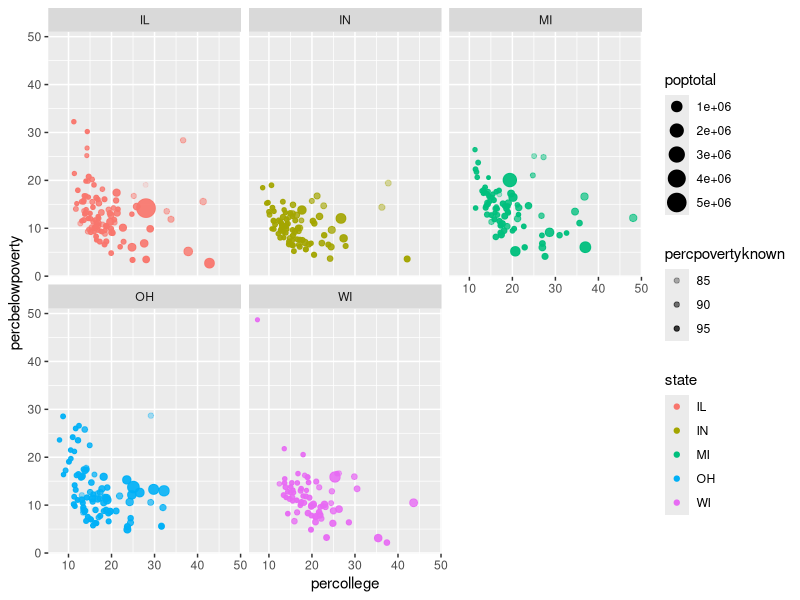
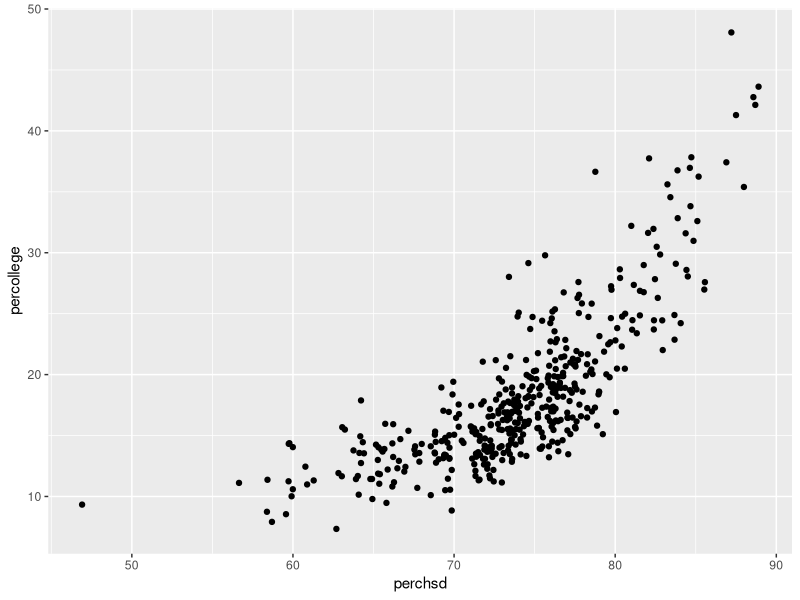
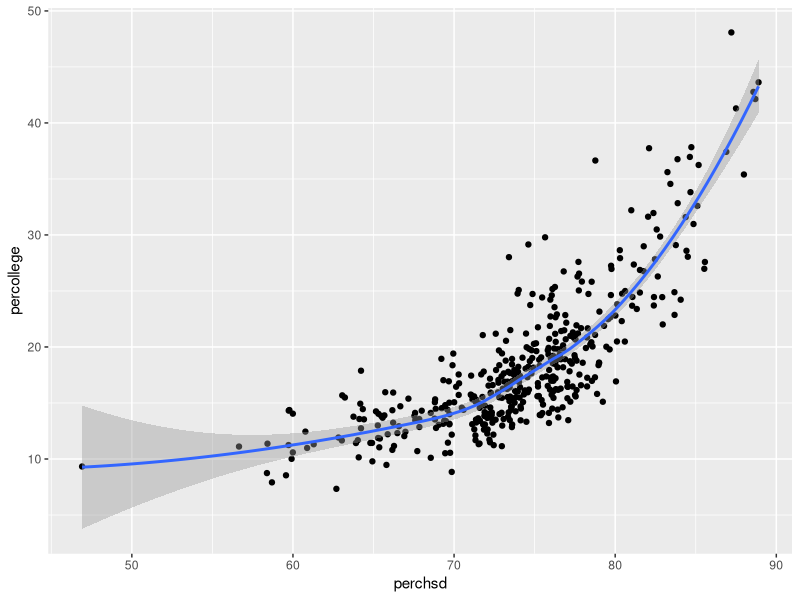
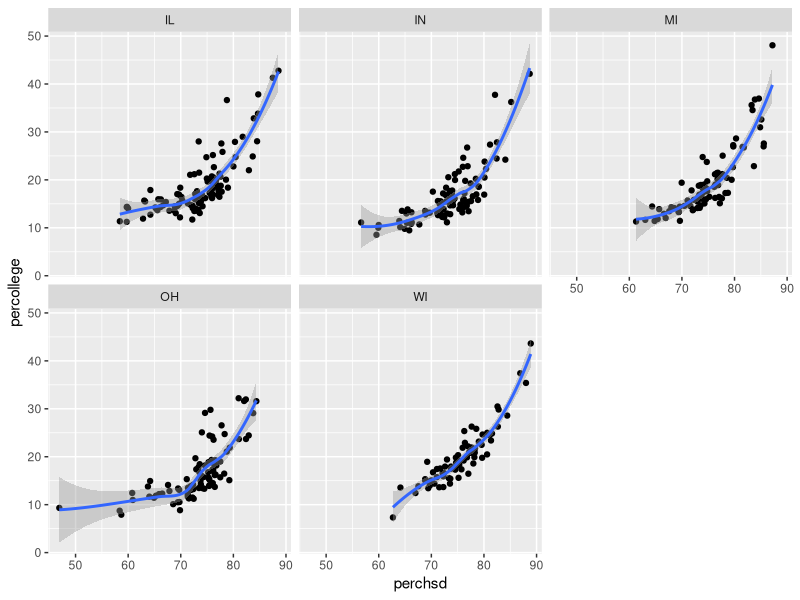
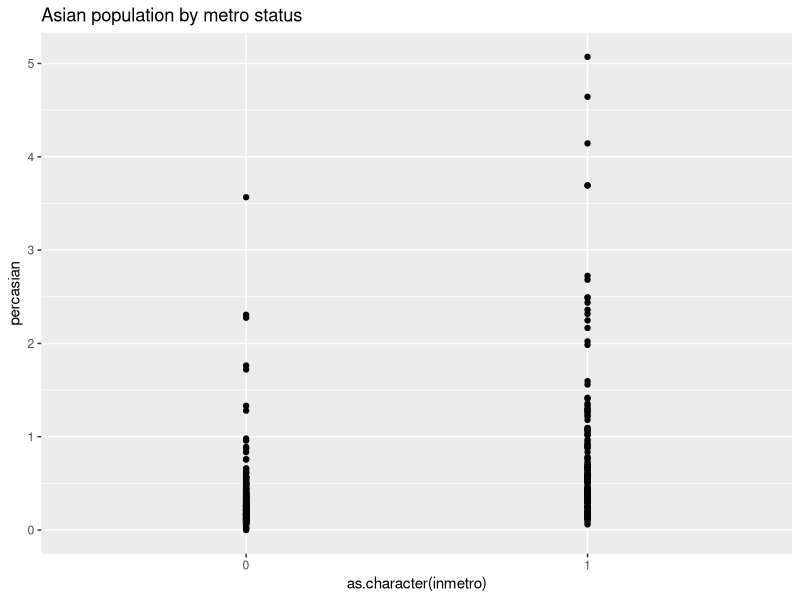
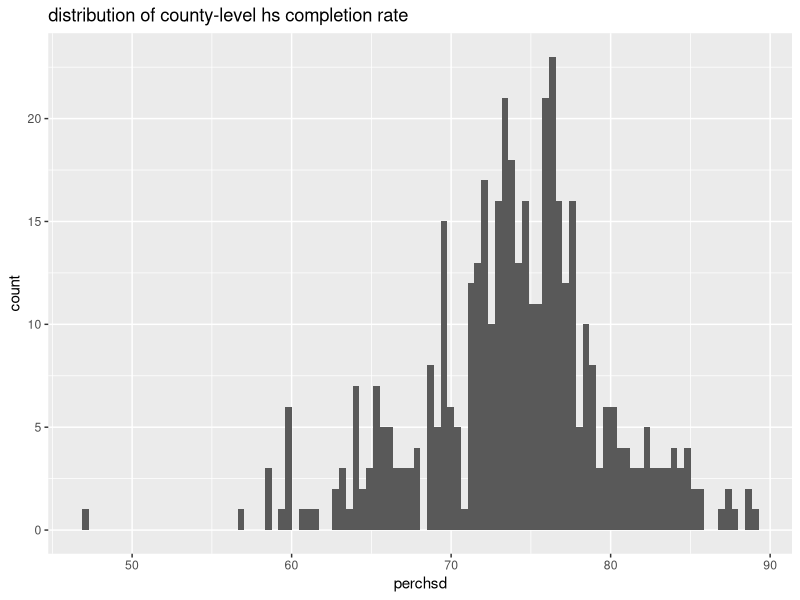
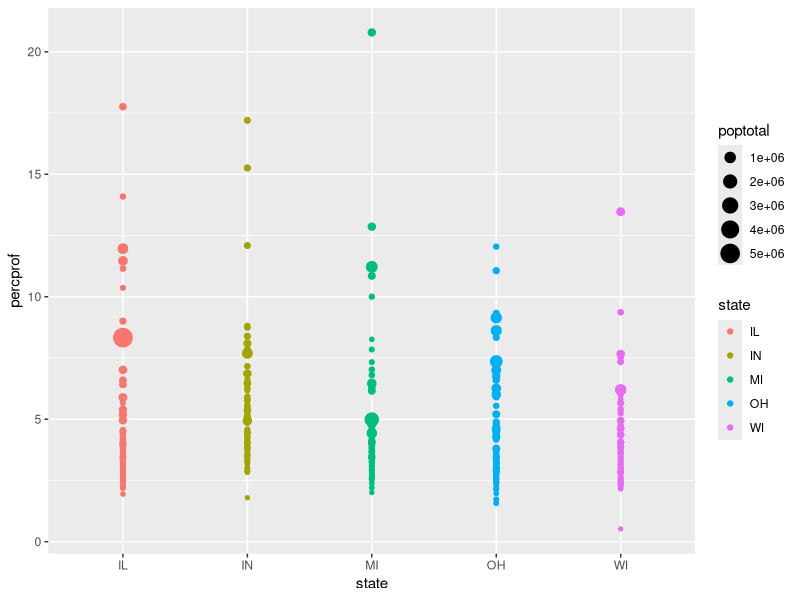
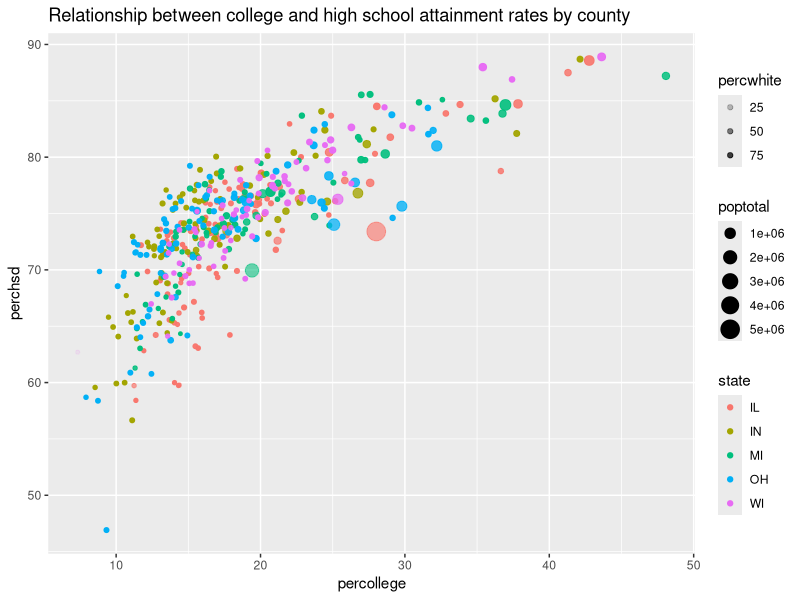

These charts were generated, in order, by the following R code:
## ---- chunk 1
knitr::opts_chunk$set(echo = TRUE)
options(dplyr.summarise.inform = FALSE)
library(tidyverse)
## ---- chunk 2
midwest %>%
  ggplot(aes(x = percollege, 
             y = percbelowpoverty,
             color = state,
             size = poptotal,
             alpha = percpovertyknown)) + 
  geom_point() + 
  facet_wrap(vars(state))
## ---- chunk 3
    midwest %>%
      ggplot(aes(x = perchsd, y = percollege)) + 
      geom_point()
## ---- chunk 4
    midwest %>%
      ggplot(aes(x = perchsd, y = percollege)) + 
      geom_point() +
      geom_smooth() 
## ---- chunk 5
    midwest %>%
      ggplot(aes(x = perchsd, y = percollege)) + 
      geom_point() +
      geom_smooth() + 
      facet_wrap(vars(state))
## ---- chunk 6
    midwest %>%
      ggplot(aes(x = as.character(inmetro), y = percasian)) +
      geom_point() +
      labs(title = "Asian population by metro status")
## ---- chunk 7
    midwest %>%
      ggplot(aes(x = perchsd)) + 
      geom_histogram(bins = 100) + 
      labs(title = "distribution of county-level hs completion rate")
## ---- chunk 8
    midwest %>%
      ggplot(aes(x = state, y = percprof, color = state, size = poptotal )) +
      geom_point()
## ---- chunk 9
    midwest %>%
      ggplot(aes(x = percollege, y = perchsd, 
                 color = state, size = poptotal, 
                 alpha = percwhite)) +
      geom_point() +
      labs(title = "Relationship between college and high school attainment rates by county") 
## ---- chunk 10
    midwest %>%
      count(state) %>%
      ggplot(aes(x = state, y = n, color = state)) +
      geom_col()
## ---- chunk 11
midwest %>%
  ggplot(aes(x = perchsd, 
             y = percbelowpoverty,
             color = state,
             size = poptotal,
             alpha = percpovertyknown)) + 
  geom_point() + 
  facet_wrap(vars(state))
## ---- chunk 12
midwest %>%
  count(state) %>%
  ggplot(aes(x = state, y = n, fill = state)) +
  geom_col()
